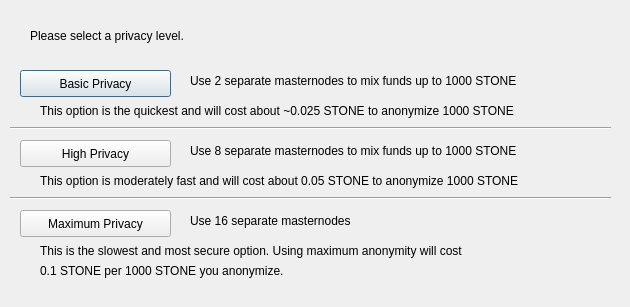
<?xml version="1.0" encoding="UTF-8"?>
<ui version="4.0">
 <class>DarksendConfig</class>
 <widget class="QDialog" name="DarksendConfig">
  <property name="geometry">
   <rect>
    <x>0</x>
    <y>0</y>
    <width>630</width>
    <height>307</height>
   </rect>
  </property>
  <property name="windowTitle">
   <string>Configure PrivateSend</string>
  </property>
  <widget class="QPushButton" name="buttonBasic">
   <property name="geometry">
    <rect>
     <x>20</x>
     <y>70</y>
     <width>151</width>
     <height>27</height>
    </rect>
   </property>
   <property name="text">
    <string>Basic Privacy</string>
   </property>
  </widget>
  <widget class="QPushButton" name="buttonHigh">
   <property name="geometry">
    <rect>
     <x>20</x>
     <y>140</y>
     <width>151</width>
     <height>27</height>
    </rect>
   </property>
   <property name="text">
    <string>High Privacy</string>
   </property>
  </widget>
  <widget class="QPushButton" name="buttonMax">
   <property name="geometry">
    <rect>
     <x>20</x>
     <y>210</y>
     <width>151</width>
     <height>27</height>
    </rect>
   </property>
   <property name="text">
    <string>Maximum Privacy</string>
   </property>
  </widget>
  <widget class="QLabel" name="label">
   <property name="geometry">
    <rect>
     <x>30</x>
     <y>20</y>
     <width>571</width>
     <height>31</height>
    </rect>
   </property>
   <property name="text">
    <string>Please select a privacy level.</string>
   </property>
  </widget>
  <widget class="QLabel" name="label_2">
   <property name="geometry">
    <rect>
     <x>190</x>
     <y>70</y>
     <width>421</width>
     <height>21</height>
    </rect>
   </property>
   <property name="text">
    <string>Use 2 separate masternodes to mix funds up to 1000 STONE</string>
   </property>
  </widget>
  <widget class="QLabel" name="label_3">
   <property name="geometry">
    <rect>
     <x>190</x>
     <y>140</y>
     <width>411</width>
     <height>21</height>
    </rect>
   </property>
   <property name="text">
    <string>Use 8 separate masternodes to mix funds up to 1000 STONE</string>
   </property>
  </widget>
  <widget class="QLabel" name="label_4">
   <property name="geometry">
    <rect>
     <x>190</x>
     <y>210</y>
     <width>421</width>
     <height>21</height>
    </rect>
   </property>
   <property name="text">
    <string>Use 16 separate masternodes</string>
   </property>
  </widget>
  <widget class="QLabel" name="label_6">
   <property name="geometry">
    <rect>
     <x>40</x>
     <y>100</y>
     <width>561</width>
     <height>21</height>
    </rect>
   </property>
   <property name="text">
    <string>This option is the quickest and will cost about ~0.025 STONE to anonymize 1000 STONE</string>
   </property>
  </widget>
  <widget class="QLabel" name="label_7">
   <property name="geometry">
    <rect>
     <x>40</x>
     <y>170</y>
     <width>561</width>
     <height>21</height>
    </rect>
   </property>
   <property name="text">
    <string>This option is moderately fast and will cost about 0.05 STONE to anonymize 1000 STONE</string>
   </property>
  </widget>
  <widget class="QLabel" name="label_8">
   <property name="geometry">
    <rect>
     <x>40</x>
     <y>240</y>
     <width>561</width>
     <height>21</height>
    </rect>
   </property>
   <property name="text">
    <string>This is the slowest and most secure option. Using maximum anonymity will cost</string>
   </property>
  </widget>
  <widget class="QLabel" name="label_9">
   <property name="geometry">
    <rect>
     <x>40</x>
     <y>260</y>
     <width>561</width>
     <height>21</height>
    </rect>
   </property>
   <property name="text">
    <string>0.1 STONE per 1000 STONE you anonymize.</string>
   </property>
  </widget>
  <widget class="Line" name="line">
   <property name="geometry">
    <rect>
     <x>10</x>
     <y>120</y>
     <width>601</width>
     <height>16</height>
    </rect>
   </property>
   <property name="orientation">
    <enum>Qt::Horizontal</enum>
   </property>
  </widget>
  <widget class="Line" name="line_2">
   <property name="geometry">
    <rect>
     <x>10</x>
     <y>190</y>
     <width>601</width>
     <height>16</height>
    </rect>
   </property>
   <property name="orientation">
    <enum>Qt::Horizontal</enum>
   </property>
  </widget>
 </widget>
 <resources/>
 <connections/>
</ui>
